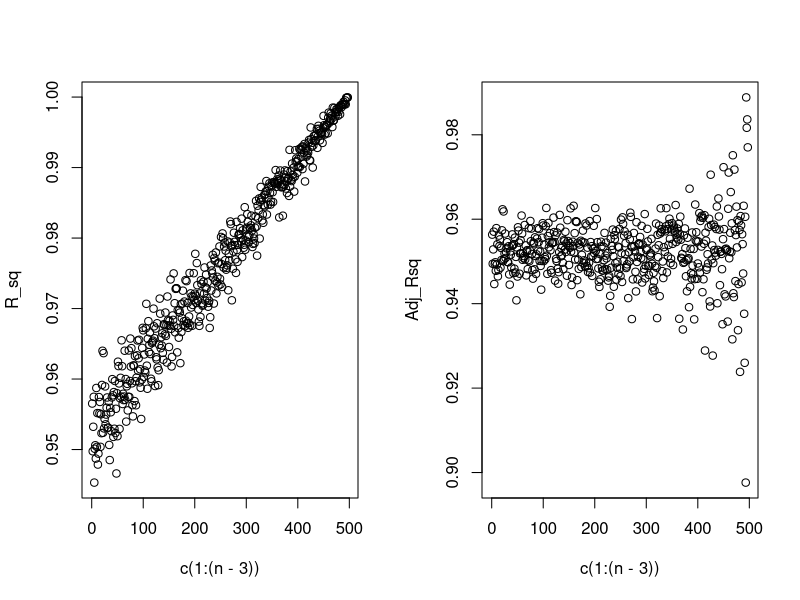

Source code (R):
#RSS R squared and adjusted R squared
#R^2 vs Adjusted R squared
?rnorm
n=500
R_sq=rep(0,n-3)
Adj_Rsq=rep(0,n-3)
for (i in c(2:498))
{
X=rnorm(n*i)
X=matrix(X,nrow=n,ncol=i)
X
y=2*X[,1]+4*X[,2]+rnorm(n)
fit_diffnp<-lm(y~X)
R_sq[i-1]=summary(fit_diffnp)$r.squared
Adj_Rsq[i-1]=summary(fit_diffnp)$adj.r.squared
}
par(mfrow=c(1,2))
plot(c(1:(n-3)),R_sq)
plot(c(1:(n-3)),Adj_Rsq)
length(c(1:(n-3)))
#See the significant drop in adj_Rsq when p very large justfies intuition
#ask when in general can you trust a high adj-R squared value